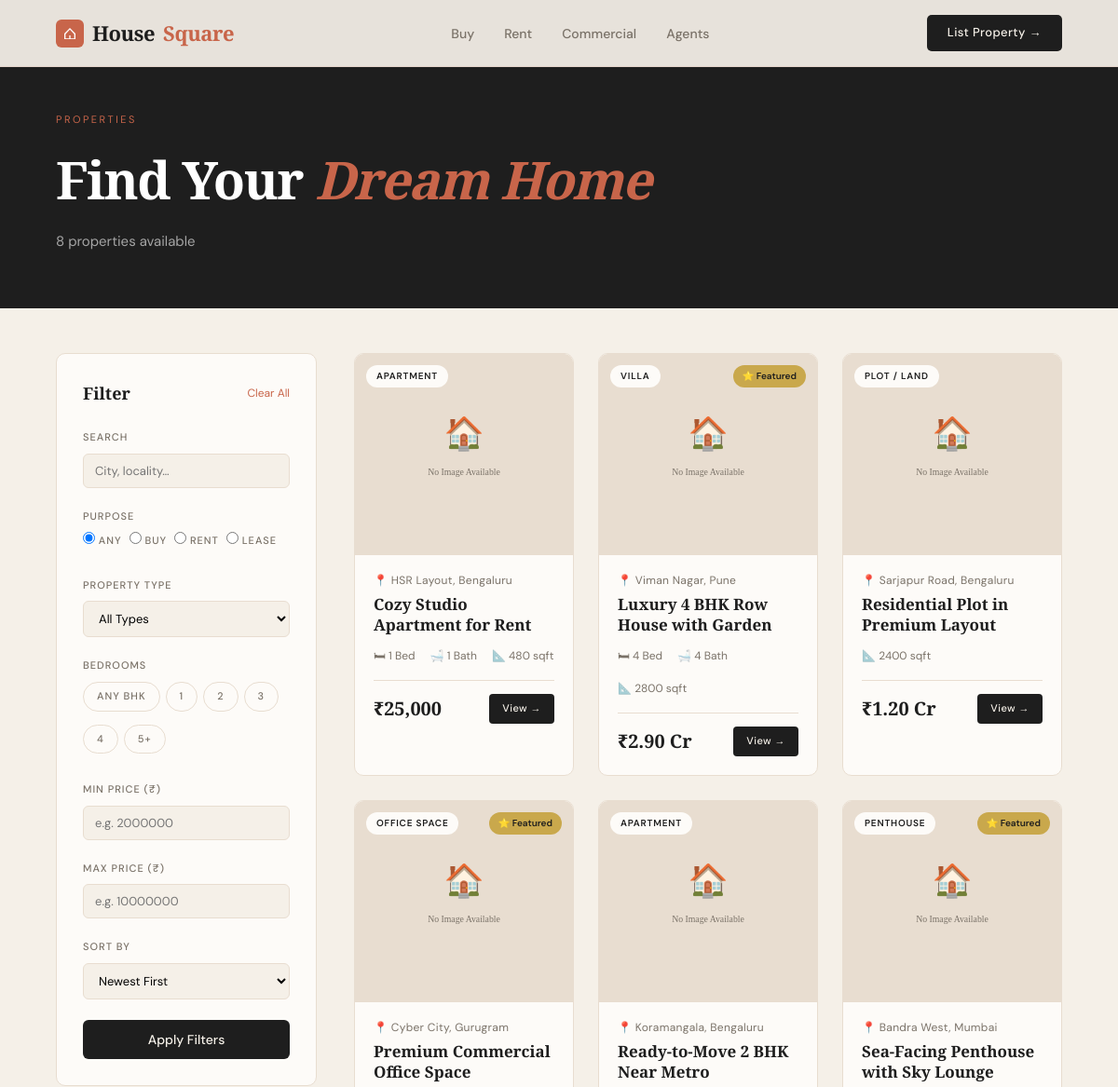
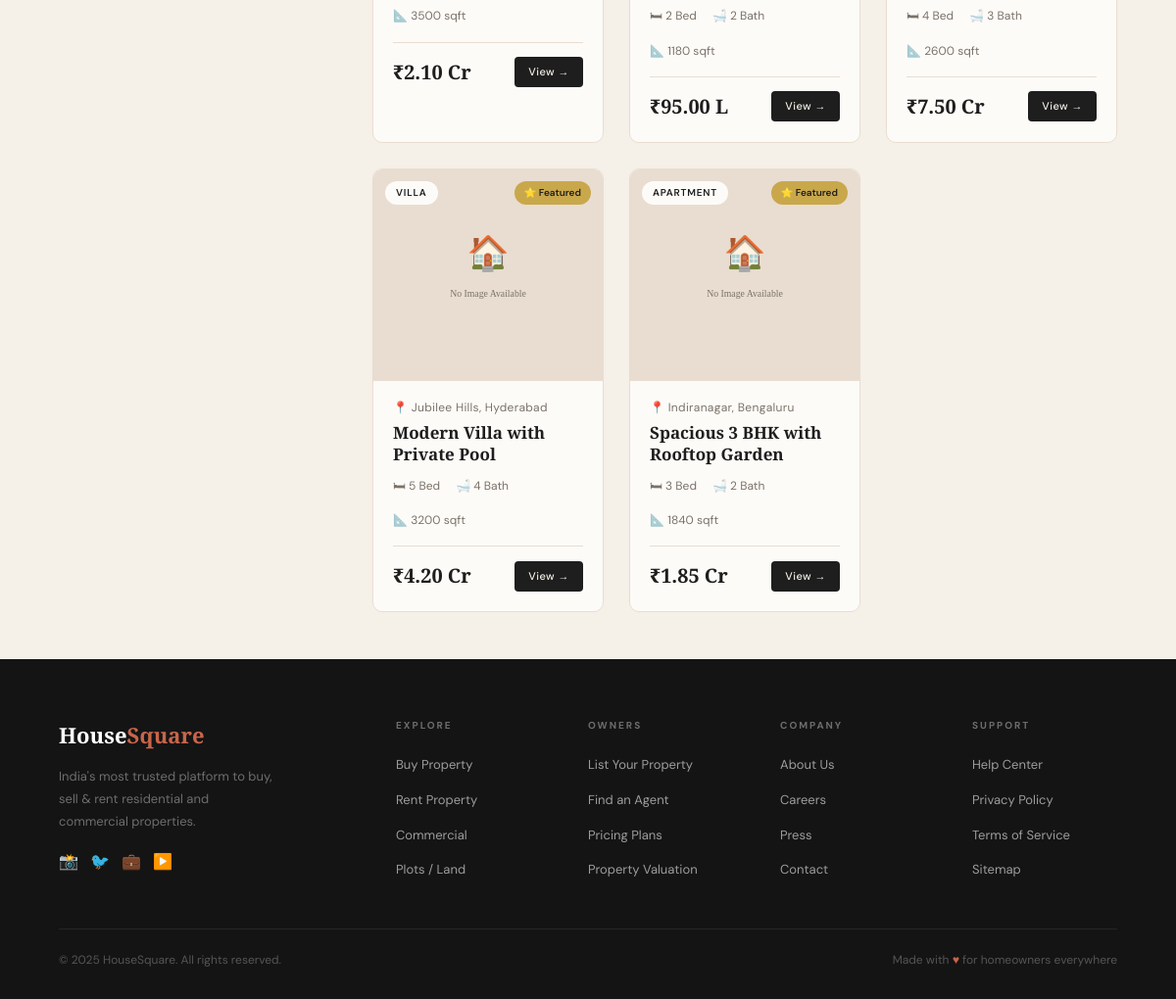
Page /properties/ on the committed database (2 pictures, top to bottom).
### listings/models.py (models this page shows, shortened)
class Property(models.Model):
    PROPERTY_TYPES = [
        ('apartment', 'Apartment'),
        ('villa',     'Villa'),
        ('plot',      'Plot / Land'),
        ('penthouse', 'Penthouse'),
        ('commercial','Commercial'),
        ('office',    'Office Space'),
        ('shop',      'Shop / Showroom'),
        ('warehouse', 'Warehouse'),
    ]
    LISTING_PURPOSE = [
        ('sale',  'For Sale'),
        ('rent',  'For Rent'),
        ('lease', 'For Lease'),
    ]
    STATUS_CHOICES = [
        ('available',  'Available'),
        ('under_offer','Under Offer'),
        ('sold',       'Sold'),
        ('rented',     'Rented'),
    ]
    FURNISHING = [
        ('unfurnished',       'Unfurnished'),
        ('semi_furnished',    'Semi-Furnished'),
        ('fully_furnished',   'Fully Furnished'),
    ]
    FACING = [
        ('north', 'North'),
        ('south', 'South'),
        ('east',  'East'),
        ('west',  'West'),
        ('ne',    'North-East'),
        ('nw',    'North-West'),
        ('se',    'South-East'),
        ('sw',    'South-West'),
    ]
    id             = models.UUIDField(primary_key=True, default=uuid.uuid4, editable=False)
    title          = models.CharField(max_length=200)
    slug           = models.SlugField(max_length=220, unique=True, blank=True)
    description    = models.TextField()
    property_type  = models.CharField(max_length=20, choices=PROPERTY_TYPES)
    purpose        = models.CharField(max_length=10, choices=LISTING_PURPOSE, default='sale')
    status         = models.CharField(max_length=15, choices=STATUS_CHOICES, default='available')
    address        = models.CharField(max_length=300)
    locality       = models.CharField(max_length=150)
    city           = models.ForeignKey(City, on_delete=models.SET_NULL, null=True)
    pincode        = models.CharField(max_length=10, blank=True)
    latitude       = models.DecimalField(max_digits=9, decimal_places=6, null=True, blank=True)
    longitude      = models.DecimalField(max_digits=9, decimal_places=6, null=True, blank=True)
    price          = models.DecimalField(max_digits=14, decimal_places=2)
    price_negotiable = models.BooleanField(default=False)
    maintenance_charges = models.DecimalField(max_digits=8, decimal_places=2, null=True, blank=True)
    bedrooms       = models.PositiveSmallIntegerField(null=True, blank=True)
    bathrooms      = models.PositiveSmallIntegerField(null=True, blank=True)
    balconies      = models.PositiveSmallIntegerField(null=True, blank=True)
    parking_spots  = models.PositiveSmallIntegerField(default=0)
    floor_number   = models.PositiveSmallIntegerField(null=True, blank=True)
    total_floors   = models.PositiveSmallIntegerField(null=True, blank=True)
    built_up_area  = models.DecimalField(max_digits=10, decimal_places=2, help_text='sqft')
    carpet_area    = models.DecimalField(max_digits=10, decimal_places=2, null=True, blank=True, help_text='sqft')
    plot_area      = models.DecimalField(max_digits=10, decimal_places=2, null=True, blank=True, help_text='sqft')
    furnishing     = models.CharField(max_length=20, choices=FURNISHING, default='unfurnished')
    facing         = models.CharField(max_length=5, choices=FACING, blank=True)
    age_of_property= models.PositiveSmallIntegerField(null=True, blank=True, help_text='years')
    has_gym        = models.BooleanField(default=False)
    has_pool       = models.BooleanField(default=False)
    has_security   = models.BooleanField(default=False)
    has_lift       = models.BooleanField(default=False)
    has_garden     = models.BooleanField(default=False)
    has_clubhouse  = models.BooleanField(default=False)
    has_power_backup = models.BooleanField(default=False)
    pet_friendly   = models.BooleanField(default=False)
    cover_image    = models.ImageField(upload_to='properties/', blank=True, null=True)
    agent          = models.ForeignKey(Agent, on_delete=models.SET_NULL, null=True, blank=True, related_name='properties')
    owner_name     = models.CharField(max_length=120, blank=True)
    owner_phone    = models.CharField(max_length=20, blank=True)
    owner_email    = models.EmailField(blank=True)
    is_featured    = models.BooleanField(default=False)
    is_verified    = models.BooleanField(default=False)
    views_count    = models.PositiveIntegerField(default=0)
    created_at     = models.DateTimeField(auto_now_add=True)
    updated_at     = models.DateTimeField(auto_now=True)
    class Meta:
        verbose_name_plural = "Properties"
        ordering = ['-created_at']
    def get_absolute_url(self):
        return reverse('listings:detail', kwargs={'slug': self.slug})
    @property
    def formatted_price(self):
        price = float(self.price)
        if price >= 10_000_000:
            return f"₹{price/10_000_000:.2f} Cr"
        elif price >= 100_000:
            return f"₹{price/100_000:.2f} L"
        else:
            return f"₹{price:,.0f}"

class City(models.Model):
    name = models.CharField(max_length=100)
    state = models.CharField(max_length=100)
    class Meta:
        verbose_name_plural = "Cities"
        ordering = ['name']

### listings/views.py (the view)
# urls.py: path('properties/',         views.listing_list,   name='list'),
def listing_list(request):
    form        = PropertySearchForm(request.GET or None)
    properties  = Property.objects.filter(status='available')
    if form.is_valid():
        q = form.cleaned_data.get('q')
        if q:
            properties = properties.filter(
                Q(title__icontains=q) |
                Q(locality__icontains=q) |
                Q(city__name__icontains=q) |
                Q(description__icontains=q)
            )
        ptype = form.cleaned_data.get('property_type')
        if ptype:
            properties = properties.filter(property_type=ptype)
        purpose = form.cleaned_data.get('purpose')
        if purpose:
            properties = properties.filter(purpose=purpose)
        bedrooms = form.cleaned_data.get('bedrooms')
        if bedrooms:
            if bedrooms == '5':
                properties = properties.filter(bedrooms__gte=5)
            else:
                properties = properties.filter(bedrooms=int(bedrooms))
        min_price = form.cleaned_data.get('min_price')
        if min_price:
            properties = properties.filter(price__gte=min_price)
        max_price = form.cleaned_data.get('max_price')
        if max_price:
            properties = properties.filter(price__lte=max_price)
        sort = form.cleaned_data.get('sort') or '-created_at'
        properties = properties.order_by(sort)
    else:
        properties = properties.order_by('-created_at')
    paginator = Paginator(properties, 9)
    page_obj  = paginator.get_page(request.GET.get('page'))
    return render(request, 'listings/listing_list.html', {
        'form':     form,
        'page_obj': page_obj,
        'total':    properties.count(),
    })

### listings/forms.py
class PropertySearchForm(forms.Form):
    SORT_CHOICES = [
        ('-created_at', 'Newest First'),
        ('price',       'Price: Low to High'),
        ('-price',      'Price: High to Low'),
        ('-views_count','Most Viewed'),
    ]
    q             = forms.CharField(required=False, label='Search', widget=forms.TextInput(attrs={'placeholder': 'City, locality, or keyword…'}))
    property_type = forms.ChoiceField(required=False, choices=[('', 'All Types')] + Property.PROPERTY_TYPES)
    purpose       = forms.ChoiceField(required=False, choices=[('', 'Buy / Rent')] + Property.LISTING_PURPOSE)
    bedrooms      = forms.ChoiceField(required=False, choices=[('', 'Any BHK'), ('1','1'), ('2','2'), ('3','3'), ('4','4'), ('5','5+')])
    min_price     = forms.DecimalField(required=False, label='Min Price')
    max_price     = forms.DecimalField(required=False, label='Max Price')
    sort          = forms.ChoiceField(required=False, choices=SORT_CHOICES)

### templates/listings/listing_list.html (shortened to what this page needs)
{% extends 'base.html' %}
{% load static %}
{% block content %}
<div class="page-hero-small">
  <div>
    <div class="section-tag">Properties</div>
    <h1 class="page-title">Find Your <em>Dream Home</em></h1>
    <p class="page-sub">{{ total }} propert{{ total|pluralize:"y,ies" }} available</p>
  </div>
</div>
<div class="list-layout">
  <aside class="filter-sidebar">
    <div class="sidebar-header">
      <h3>Filter</h3>
      <a href="{% url 'listings:list' %}" class="clear-filters">Clear All</a>
    </div>
    <form method="get" action="{% url 'listings:list' %}" id="filterForm">
      <div class="filter-group">
        <label>Search</label>
        <input type="text" name="q" value="{{ form.q.value|default:'' }}" placeholder="City, locality…" class="filter-input">
      </div>
      <div class="filter-group">
        <label>Purpose</label>
        <div class="radio-group">
          <label class="radio-opt"><input type="radio" name="purpose" value="" {% if not form.purpose.value %}checked{% endif %}> Any</label>
          <label class="radio-opt"><input type="radio" name="purpose" value="sale" {% if form.purpose.value == 'sale' %}checked{% endif %}> Buy</label>
          <label class="radio-opt"><input type="radio" name="purpose" value="rent" {% if form.purpose.value == 'rent' %}checked{% endif %}> Rent</label>
          <label class="radio-opt"><input type="radio" name="purpose" value="lease" {% if form.purpose.value == 'lease' %}checked{% endif %}> Lease</label>
        </div>
      </div>
      <div class="filter-group">
        <label>Property Type</label>
        <select name="property_type" class="filter-select" onchange="this.form.submit()">
          <option value="">All Types</option>
        </select>
      </div>
      <div class="filter-group">
        <label>Bedrooms</label>
        <div class="bhk-options">
          {% for val, label in form.fields.bedrooms.choices %}
          <label class="bhk-opt {% if form.bedrooms.value == val %}active{% endif %}">
            {{ label }}
          </label>
          {% endfor %}
        </div>
      </div>
      <div class="filter-group">
        <label>Min Price (₹)</label>
        <input type="number" name="min_price" value="{{ form.min_price.value|default:'' }}" placeholder="e.g. 2000000" class="filter-input">
      </div>
      <div class="filter-group">
        <label>Max Price (₹)</label>
        <input type="number" name="max_price" value="{{ form.max_price.value|default:'' }}" placeholder="e.g. 10000000" class="filter-input">
      </div>
      <div class="filter-group">
        <label>Sort By</label>
        <select name="sort" class="filter-select">
          <option value="-created_at" {% if form.sort.value == '-created_at' %}selected{% endif %}>Newest First</option>
        </select>
      </div>
      <button type="submit" class="filter-apply-btn">Apply Filters</button>
    </form>
  </aside>
  <div class="list-main">
    {% if page_obj.object_list %}
      <div class="listings-grid">
        {% for prop in page_obj %}
        <div class="listing-card">
          <a href="{{ prop.get_absolute_url }}" class="card-link">
            <div class="card-img">
              {% if prop.cover_image %}
                <img src="{{ prop.cover_image.url }}" alt="{{ prop.title }}" loading="lazy">
              {% else %}
                <img src="{% static 'assets/images/placeholder.svg' %}" alt="{{ prop.title }}" loading="lazy">
              {% endif %}
              <span class="card-type-badge">{{ prop.get_property_type_display }}</span>
              {% if prop.is_featured %}<span class="card-featured-badge">⭐ Featured</span>{% endif %}
            </div>
            <div class="card-body">
              <div class="card-address">📍 {{ prop.locality }}{% if prop.city %}, {{ prop.city.name }}{% endif %}</div>
              <div class="card-title">{{ prop.title }}</div>
              <div class="card-features">
                {% if prop.bedrooms %}<span class="feat">🛏 {{ prop.bedrooms }} Bed</span>{% endif %}
                {% if prop.bathrooms %}<span class="feat">🛁 {{ prop.bathrooms }} Bath</span>{% endif %}
                {% if prop.built_up_area %}<span class="feat">📐 {{ prop.built_up_area|floatformat:0 }} sqft</span>{% endif %}
              </div>
              <div class="card-footer">
                <div class="card-price-tag">{{ prop.formatted_price }}</div>
                <span class="card-btn">View →</span>
              </div>
            </div>
          </a>
        </div>
        {% endfor %}
      </div>
    {% endif %}
  </div>
</div>
{% endblock %}

### templates/base.html (shortened to what this page needs)
{% load static %}
<!DOCTYPE html>
<html lang="en">
<head>
  <link rel="stylesheet" href="{% static 'css/style.css' %}">
</head>
<body>
  {% include 'includes/navbar.html' %}
  <main>
    {% block content %}{% endblock %}
  </main>
  {% include 'includes/footer.html' %}
</body>
</html>

### templates/includes/navbar.html (shortened to what this page needs)
{% load static %}
<nav class="navbar" id="navbar">
  <a href="{% url 'listings:home' %}" class="logo">
    <div class="logo-icon">
      <svg viewBox="0 0 24 24" fill="white"><path d="M3 12L12 3l9 9v9H3V12zm2 1v7h6v-5h2v5h6v-7L12 5.5 5 13z"/></svg>
    </div>
    House<span>Square</span>
  </a>
  <ul class="nav-links" id="navLinks">
    <li><a href="{% url 'listings:list' %}?purpose=sale">Buy</a></li>
    <li><a href="{% url 'listings:list' %}?purpose=rent">Rent</a></li>
    <li><a href="{% url 'listings:list' %}?property_type=commercial">Commercial</a></li>
    <li><a href="{% url 'listings:agents' %}">Agents</a></li>
  </ul>
  <div class="nav-actions">
    <a href="{% url 'listings:enlist' %}" class="nav-cta">List Property →</a>
  </div>
</nav>

### templates/includes/footer.html
{% load static %}
<footer class="footer">
  <div class="footer-top">
    <div class="footer-brand">
      <div class="footer-logo">House<span>Square</span></div>
      <p class="footer-desc">India's most trusted platform to buy, sell &amp; rent residential and commercial properties.</p>
      <div class="footer-socials">
        <a href="#" aria-label="Instagram">📸</a>
        <a href="#" aria-label="Twitter">🐦</a>
        <a href="#" aria-label="LinkedIn">💼</a>
        <a href="#" aria-label="YouTube">▶️</a>
      </div>
    </div>
    <div class="footer-col">
      <h4>Explore</h4>
      <ul>
        <li><a href="{% url 'listings:list' %}?purpose=sale">Buy Property</a></li>
        <li><a href="{% url 'listings:list' %}?purpose=rent">Rent Property</a></li>
        <li><a href="{% url 'listings:list' %}?property_type=commercial">Commercial</a></li>
        <li><a href="{% url 'listings:list' %}?property_type=plot">Plots / Land</a></li>
      </ul>
    </div>
    <div class="footer-col">
      <h4>Owners</h4>
      <ul>
        <li><a href="{% url 'listings:enlist' %}">List Your Property</a></li>
        <li><a href="{% url 'listings:agents' %}">Find an Agent</a></li>
        <li><a href="#">Pricing Plans</a></li>
        <li><a href="#">Property Valuation</a></li>
      </ul>
    </div>
    <div class="footer-col">
      <h4>Company</h4>
      <ul>
        <li><a href="#">About Us</a></li>
        <li><a href="#">Careers</a></li>
        <li><a href="#">Press</a></li>
        <li><a href="#">Contact</a></li>
      </ul>
    </div>
    <div class="footer-col">
      <h4>Support</h4>
      <ul>
        <li><a href="#">Help Center</a></li>
        <li><a href="#">Privacy Policy</a></li>
        <li><a href="#">Terms of Service</a></li>
        <li><a href="#">Sitemap</a></li>
      </ul>
    </div>
  </div>
  <div class="footer-bottom">
    <div class="footer-copy">© 2025 HouseSquare. All rights reserved.</div>
    <div class="footer-mark">Made with <span>♥</span> for homeowners everywhere</div>
  </div>
</footer>

### rows in the picture
Property: property_type "APARTMENT", locality "HSR Layout", city.name "Bengaluru", title "Cozy Studio Apartment for Rent", bedrooms "1", bathrooms "1", built_up_area "480", formatted_price "₹25,000"
Property: property_type "VILLA", is_featured "⭐ Featured", locality "Viman Nagar", city.name "Pune", title "Luxury 4 BHK Row House with Garden", bedrooms "4", bathrooms "4", built_up_area "2800", formatted_price "₹2.90 Cr"
Property: property_type "PLOT / LAND", locality "Sarjapur Road", city.name "Bengaluru", title "Residential Plot in Premium Layout", built_up_area "2400", formatted_price "₹1.20 Cr"
Property: property_type "OFFICE SPACE", is_featured "⭐ Featured", locality "Cyber City", city.name "Gurugram", title "Premium Commercial Office Space", built_up_area "3500", formatted_price "₹2.10 Cr"
Property: property_type "APARTMENT", locality "Koramangala", city.name "Bengaluru", title "Ready-to-Move 2 BHK Near Metro", bedrooms "2", bathrooms "2", built_up_area "1180", formatted_price "₹95.00 L"
Property: property_type "PENTHOUSE", is_featured "⭐ Featured", locality "Bandra West", city.name "Mumbai", title "Sea-Facing Penthouse with Sky Lounge", bedrooms "4", bathrooms "3", built_up_area "2600", formatted_price "₹7.50 Cr"
Property: property_type "VILLA", is_featured "⭐ Featured", locality "Jubilee Hills", city.name "Hyderabad", title "Modern Villa with Private Pool", bedrooms "5", bathrooms "4", built_up_area "3200", formatted_price "₹4.20 Cr"
Property: property_type "APARTMENT", is_featured "⭐ Featured", locality "Indiranagar", city.name "Bengaluru", title "Spacious 3 BHK with Rooftop Garden", bedrooms "3", bathrooms "2", built_up_area "1840", formatted_price "₹1.85 Cr"

### other values in the picture
{{ total }} "8"
{{ label }} "ANY BHK" "1" "2" "3" "4" "5+"
